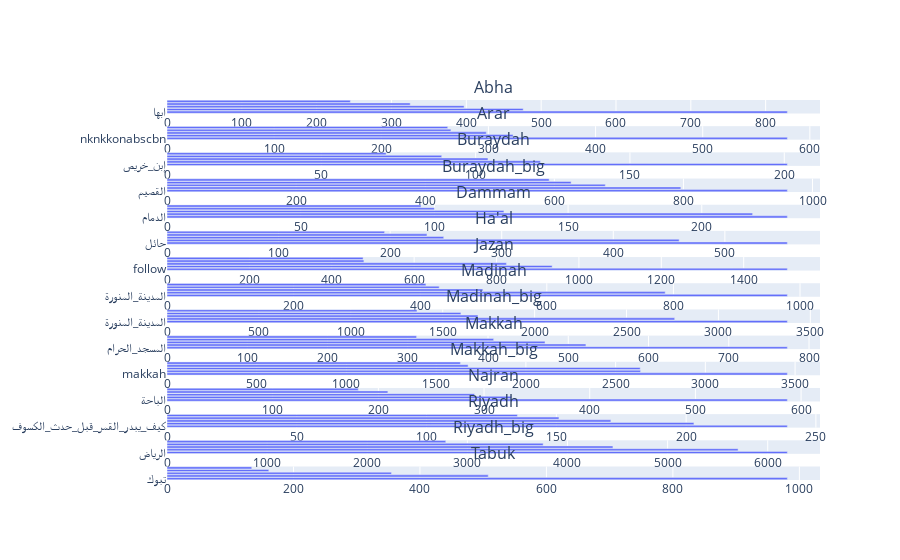

The code cell stored with this chart in its notebook:
### Code cell
from collections import Counter

figs = []
titles = []

for name, province in provs.groupby("province"):
#     if "big" in name:
#         continue
        
    province["hashtags"] = province["hashtags"].apply(eval) # Eval
    province = province[province["hashtags"].apply(len) != 0] # Filter empty
    province["hashtags"] = province["hashtags"].apply(lambda t: " ".join(t)) # Join tags to str
    hashtags = " ".join(province["hashtags"].values).split() # Get all tags
    counter = Counter(hashtags)
    num, hashtag = list(zip(*counter.most_common(5)))

    figs.append(px.bar(x=hashtag, y=num))
    titles.append(name)
    
    
subplot = make_subplots(rows=len(figs), subplot_titles=titles)
for i, fig in enumerate(figs):
    subplot.add_trace(
        next(fig.select_traces(0)),
        row=i+1, col=1
    )
    
subplot.update_layout({"height": 5000})

### Figure 1 — Plotly figure (JSON) as saved in the notebook; plotly's stock layout.template omitted (floating-point values rounded to 4 significant figures)
{"data": [{"alignmentgroup": "True", "hovertemplate": "x=%{x}<br>y=%{y}<extra></extra>", "legendgroup": "", "marker": {"color": "#636efa"}, "name": "", "offsetgroup": "", "orientation": "h", "showlegend": false, "textposition": "auto", "type": "bar", "x": [829, 476, 397, 325, 245], "xaxis": "x", "y": ["ابها", "أبها", "عسير", "تصويري", "سناب"], "yaxis": "y"}, {"alignmentgroup": "True", "hovertemplate": "x=%{x}<br>y=%{y}<extra></extra>", "legendgroup": "", "marker": {"color": "#636efa"}, "name": "", "offsetgroup": "", "orientation": "h", "showlegend": false, "textposition": "auto", "type": "bar", "x": [579, 323, 298, 265, 262], "xaxis": "x2", "y": ["nknkkonabscbn", "nknkkbagongyugto", "عرعر", "kulangakokngwalaka", "نقش_حنه"], "yaxis": "y2"}, {"alignmentgroup": "True", "hovertemplate": "x=%{x}<br>y=%{y}<extra></extra>", "legendgroup": "", "marker": {"color": "#636efa"}, "name": "", "offsetgroup": "", "orientation": "h", "showlegend": false, "textposition": "auto", "type": "bar", "x": [201, 121, 104, 89, 71], "xaxis": "x3", "y": ["إبن_خريص", "وين_الاحتياج_ياوزير_التعليم", "محمد_بن_سلمان", "بريدة", "القصيم"], "yaxis": "y3"}, {"alignmentgroup": "True", "hovertemplate": "x=%{x}<br>y=%{y}<extra></extra>", "legendgroup": "", "marker": {"color": "#636efa"}, "name": "", "offsetgroup": "", "orientation": "h", "showlegend": false, "textposition": "auto", "type": "bar", "x": [961, 796, 679, 626, 592], "xaxis": "x4", "y": ["القصيم", "بريدة", "النصر", "الرائد", "صباح_الخير"], "yaxis": "y4"}, {"alignmentgroup": "True", "hovertemplate": "x=%{x}<br>y=%{y}<extra></extra>", "legendgroup": "", "marker": {"color": "#636efa"}, "name": "", "offsetgroup": "", "orientation": "h", "showlegend": false, "textposition": "auto", "type": "bar", "x": [232, 219, 126, 100, 95], "xaxis": "x5", "y": ["الدمام", "hananeelkhader", "الخبر", "السعودية", "صباح_الخير"], "yaxis": "y5"}, {"alignmentgroup": "True", "hovertemplate": "x=%{x}<br>y=%{y}<extra></extra>", "legendgroup": "", "marker": {"color": "#636efa"}, "name": "", "offsetgroup": "", "orientation": "h", "showlegend": false, "textposition": "auto", "type": "bar", "x": [556, 459, 248, 233, 195], "xaxis": "x6", "y": ["حائل", "الطائي", "صباح_الخير", "حايل", "حائل_الآن"], "yaxis": "y6"}, {"alignmentgroup": "True", "hovertemplate": "x=%{x}<br>y=%{y}<extra></extra>", "legendgroup": "", "marker": {"color": "#636efa"}, "name": "", "offsetgroup": "", "orientation": "h", "showlegend": false, "textposition": "auto", "type": "bar", "x": [1506, 935, 824, 478, 476], "xaxis": "x7", "y": ["follow", "dubai", "lukefollowelmaplease", "art", "design"], "yaxis": "y7"}, {"alignmentgroup": "True", "hovertemplate": "x=%{x}<br>y=%{y}<extra></extra>", "legendgroup": "", "marker": {"color": "#636efa"}, "name": "", "offsetgroup": "", "orientation": "h", "showlegend": false, "textposition": "auto", "type": "bar", "x": [980, 787, 499, 430, 409], "xaxis": "x8", "y": ["المدينة_المنورة", "madinah", "جدة", "المدينة", "madina"], "yaxis": "y8"}, {"alignmentgroup": "True", "hovertemplate": "x=%{x}<br>y=%{y}<extra></extra>", "legendgroup": "", "marker": {"color": "#636efa"}, "name": "", "offsetgroup": "", "orientation": "h", "showlegend": false, "textposition": "auto", "type": "bar", "x": [3375, 2762, 1692, 1599, 1360], "xaxis": "x9", "y": ["المدينة_المنورة", "madinah", "تصويري", "المدينة", "medina"], "yaxis": "y9"}, {"alignmentgroup": "True", "hovertemplate": "x=%{x}<br>y=%{y}<extra></extra>", "legendgroup": "", "marker": {"color": "#636efa"}, "name": "", "offsetgroup": "", "orientation": "h", "showlegend": false, "textposition": "auto", "type": "bar", "x": [773, 522, 471, 407, 311], "xaxis": "x10", "y": ["المسجد_الحرام", "makkah", "مكة_المكرمة", "mecca", "مكة"], "yaxis": "y10"}, {"alignmentgroup": "True", "hovertemplate": "x=%{x}<br>y=%{y}<extra></extra>", "legendgroup": "", "marker": {"color": "#636efa"}, "name": "", "offsetgroup": "", "orientation": "h", "showlegend": false, "textposition": "auto", "type": "bar", "x": [3457, 2639, 2637, 1678, 1635], "xaxis": "x11", "y": ["makkah", "mecca", "مكة", "تصويري", "مكة_المكرمة"], "yaxis": "y11"}, {"alignmentgroup": "True", "hovertemplate": "x=%{x}<br>y=%{y}<extra></extra>", "legendgroup": "", "marker": {"color": "#636efa"}, "name": "", "offsetgroup": "", "orientation": "h", "showlegend": false, "textposition": "auto", "type": "bar", "x": [587, 326, 291, 209, 181], "xaxis": "x12", "y": ["الباحة", "السعودية", "تصويري", "مساء_الخير", "صباح_الخير"], "yaxis": "y12"}, {"alignmentgroup": "True", "hovertemplate": "x=%{x}<br>y=%{y}<extra></extra>", "legendgroup": "", "marker": {"color": "#636efa"}, "name": "", "offsetgroup": "", "orientation": "h", "showlegend": false, "textposition": "auto", "type": "bar", "x": [239, 203, 171, 151, 135], "xaxis": "x13", "y": ["كيف_يبدر_القمر_قبل_حدث_الكسوف", "الرياض", "مسابقة_ابوناصر", "الرياض_الان", "قارعه_حرب_كورونا_وحرب_المناخ"], "yaxis": "y13"}, {"alignmentgroup": "True", "hovertemplate": "x=%{x}<br>y=%{y}<extra></extra>", "legendgroup": "", "marker": {"color": "#636efa"}, "name": "", "offsetgroup": "", "orientation": "h", "showlegend": false, "textposition": "auto", "type": "bar", "x": [6196, 5704, 4454, 3757, 2784], "xaxis": "x14", "y": ["الرياض", "صباح_الخير", "الهلال", "السعودية", "الرياض_الان"], "yaxis": "y14"}, {"alignmentgroup": "True", "hovertemplate": "x=%{x}<br>y=%{y}<extra></extra>", "legendgroup": "", "marker": {"color": "#636efa"}, "name": "", "offsetgroup": "", "orientation": "h", "showlegend": false, "textposition": "auto", "type": "bar", "x": [981, 508, 355, 161, 134], "xaxis": "x15", "y": ["تبوك", "الهلال", "٥٠_ليلة", "تصويري", "leamakhoulonalhurra"], "yaxis": "y15"}], "layout": {"annotations": [{"font": {"size": 16}, "showarrow": false, "text": "Abha", "x": 0.5, "xanchor": "center", "xref": "paper", "y": 1, "yanchor": "bottom", "yref": "paper"}, {"font": {"size": 16}, "showarrow": false, "text": "Arar", "x": 0.5, "xanchor": "center", "xref": "paper", "y": 0.9311, "yanchor": "bottom", "yref": "paper"}, {"font": {"size": 16}, "showarrow": false, "text": "Buraydah", "x": 0.5, "xanchor": "center", "xref": "paper", "y": 0.8622, "yanchor": "bottom", "yref": "paper"}, {"font": {"size": 16}, "showarrow": false, "text": "Buraydah_big", "x": 0.5, "xanchor": "center", "xref": "paper", "y": 0.7933, "yanchor": "bottom", "yref": "paper"}, {"font": {"size": 16}, "showarrow": false, "text": "Dammam", "x": 0.5, "xanchor": "center", "xref": "paper", "y": 0.7244, "yanchor": "bottom", "yref": "paper"}, {"font": {"size": 16}, "showarrow": false, "text": "Ha'al", "x": 0.5, "xanchor": "center", "xref": "paper", "y": 0.6556, "yanchor": "bottom", "yref": "paper"}, {"font": {"size": 16}, "showarrow": false, "text": "Jazan", "x": 0.5, "xanchor": "center", "xref": "paper", "y": 0.5867, "yanchor": "bottom", "yref": "paper"}, {"font": {"size": 16}, "showarrow": false, "text": "Madinah", "x": 0.5, "xanchor": "center", "xref": "paper", "y": 0.5178, "yanchor": "bottom", "yref": "paper"}, {"font": {"size": 16}, "showarrow": false, "text": "Madinah_big", "x": 0.5, "xanchor": "center", "xref": "paper", "y": 0.4489, "yanchor": "bottom", "yref": "paper"}, {"font": {"size": 16}, "showarrow": false, "text": "Makkah", "x": 0.5, "xanchor": "center", "xref": "paper", "y": 0.38, "yanchor": "bottom", "yref": "paper"}, {"font": {"size": 16}, "showarrow": false, "text": "Makkah_big", "x": 0.5, "xanchor": "center", "xref": "paper", "y": 0.3111, "yanchor": "bottom", "yref": "paper"}, {"font": {"size": 16}, "showarrow": false, "text": "Najran", "x": 0.5, "xanchor": "center", "xref": "paper", "y": 0.2422, "yanchor": "bottom", "yref": "paper"}, {"font": {"size": 16}, "showarrow": false, "text": "Riyadh", "x": 0.5, "xanchor": "center", "xref": "paper", "y": 0.1733, "yanchor": "bottom", "yref": "paper"}, {"font": {"size": 16}, "showarrow": false, "text": "Riyadh_big", "x": 0.5, "xanchor": "center", "xref": "paper", "y": 0.1044, "yanchor": "bottom", "yref": "paper"}, {"font": {"size": 16}, "showarrow": false, "text": "Tabuk", "x": 0.5, "xanchor": "center", "xref": "paper", "y": 0.03556, "yanchor": "bottom", "yref": "paper"}], "autosize": true, "xaxis": {"anchor": "y", "autorange": true, "domain": [0, 1], "range": [0, 872.6], "type": "linear"}, "xaxis10": {"anchor": "y10", "autorange": true, "domain": [0, 1], "range": [0, 813.7], "type": "linear"}, "xaxis11": {"anchor": "y11", "autorange": true, "domain": [0, 1], "range": [0, 3639.0], "type": "linear"}, "xaxis12": {"anchor": "y12", "autorange": true, "domain": [0, 1], "range": [0, 617.9], "type": "linear"}, "xaxis13": {"anchor": "y13", "autorange": true, "domain": [0, 1], "range": [0, 251.6], "type": "linear"}, "xaxis14": {"anchor": "y14", "autorange": true, "domain": [0, 1], "range": [0, 6522.0], "type": "linear"}, "xaxis15": {"anchor": "y15", "autorange": true, "domain": [0, 1], "range": [0, 1033.0], "type": "linear"}, "xaxis2": {"anchor": "y2", "autorange": true, "domain": [0, 1], "range": [0, 609.5], "type": "linear"}, "xaxis3": {"anchor": "y3", "autorange": true, "domain": [0, 1], "range": [0, 211.6], "type": "linear"}, "xaxis4": {"anchor": "y4", "autorange": true, "domain": [0, 1], "range": [0, 1012.0], "type": "linear"}, "xaxis5": {"anchor": "y5", "autorange": true, "domain": [0, 1], "range": [0, 244.2], "type": "linear"}, "xaxis6": {"anchor": "y6", "autorange": true, "domain": [0, 1], "range": [0, 585.3], "type": "linear"}, "xaxis7": {"anchor": "y7", "autorange": true, "domain": [0, 1], "range": [0, 1585.0], "type": "linear"}, "xaxis8": {"anchor": "y8", "autorange": true, "domain": [0, 1], "range": [0, 1032.0], "type": "linear"}, "xaxis9": {"anchor": "y9", "autorange": true, "domain": [0, 1], "range": [0, 3553.0], "type": "linear"}, "yaxis": {"anchor": "x", "autorange": true, "domain": [0.9644, 1], "range": [-0.5, 4.5], "type": "category"}, "yaxis10": {"anchor": "x10", "autorange": true, "domain": [0.3444, 0.38], "range": [-0.5, 4.5], "type": "category"}, "yaxis11": {"anchor": "x11", "autorange": true, "domain": [0.2756, 0.3111], "range": [-0.5, 4.5], "type": "category"}, "yaxis12": {"anchor": "x12", "autorange": true, "domain": [0.2067, 0.2422], "range": [-0.5, 4.5], "type": "category"}, "yaxis13": {"anchor": "x13", "autorange": true, "domain": [0.1378, 0.1733], "range": [-0.5, 4.5], "type": "category"}, "yaxis14": {"anchor": "x14", "autorange": true, "domain": [0.06889, 0.1044], "range": [-0.5, 4.5], "type": "category"}, "yaxis15": {"anchor": "x15", "autorange": true, "domain": [0, 0.03556], "range": [-0.5, 4.5], "type": "category"}, "yaxis2": {"anchor": "x2", "autorange": true, "domain": [0.8956, 0.9311], "range": [-0.5, 4.5], "type": "category"}, "yaxis3": {"anchor": "x3", "autorange": true, "domain": [0.8267, 0.8622], "range": [-0.5, 4.5], "type": "category"}, "yaxis4": {"anchor": "x4", "autorange": true, "domain": [0.7578, 0.7933], "range": [-0.5, 4.5], "type": "category"}, "yaxis5": {"anchor": "x5", "autorange": true, "domain": [0.6889, 0.7244], "range": [-0.5, 4.5], "type": "category"}, "yaxis6": {"anchor": "x6", "autorange": true, "domain": [0.62, 0.6556], "range": [-0.5, 4.5], "type": "category"}, "yaxis7": {"anchor": "x7", "autorange": true, "domain": [0.5511, 0.5867], "range": [-0.5, 4.5], "type": "category"}, "yaxis8": {"anchor": "x8", "autorange": true, "domain": [0.4822, 0.5178], "range": [-0.5, 4.5], "type": "category"}, "yaxis9": {"anchor": "x9", "autorange": true, "domain": [0.4133, 0.4489], "range": [-0.5, 4.5], "type": "category"}}}
